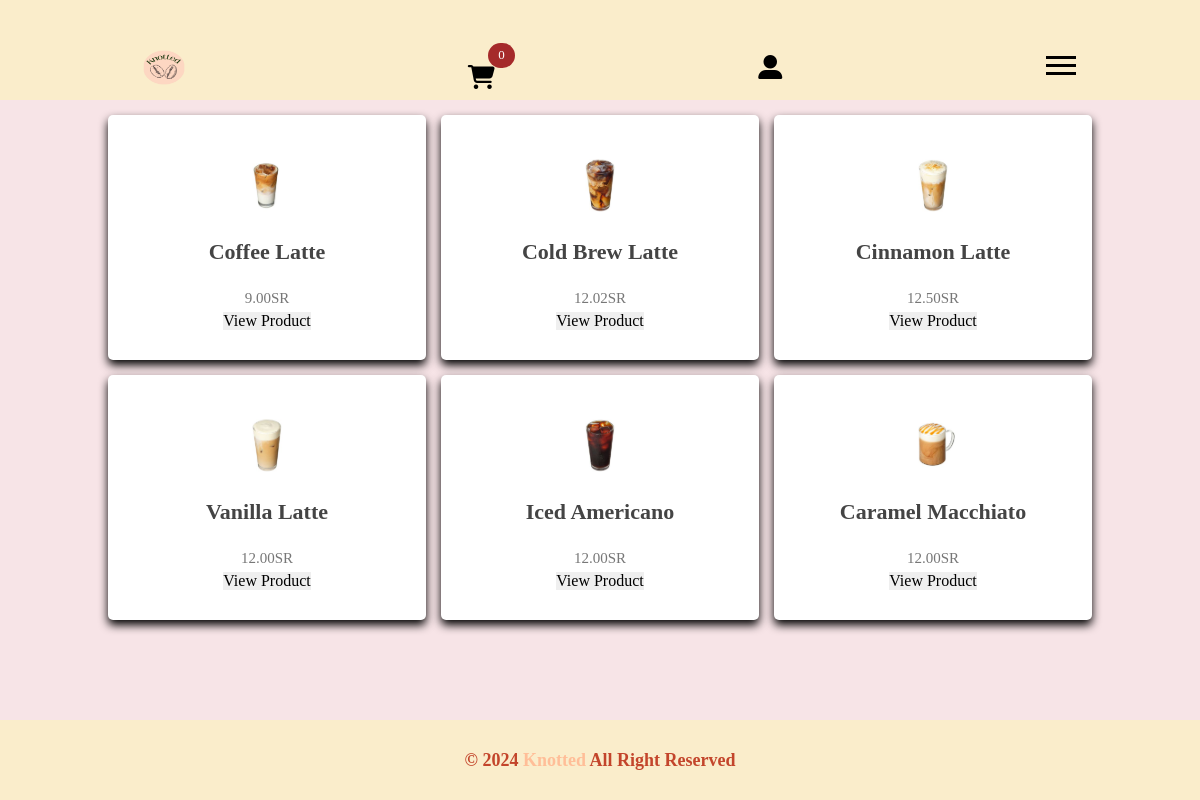
/Knotted_latest/category.php?category=Coffee, run on the app's committed database.
### tables this page shows
CREATE TABLE `products` (
  `productID` int(11) NOT NULL COMMENT 'counter',
  `productCategory` varchar(30) NOT NULL COMMENT 'Product category (Tea, Coffee or Sweet)',
  `productName` varchar(30) NOT NULL COMMENT 'product name',
  `productPIC` varchar(60) DEFAULT NULL COMMENT 'Product image',
  `productStock` int(11) DEFAULT NULL COMMENT 'Quantity available in stock',
  `productPrice` decimal(10,2) DEFAULT NULL COMMENT 'Product price',
  `productDescription` text DEFAULT NULL COMMENT 'Description of the product'
);

### Knotted_latest/category.php (the view, shortened to what this page needs)
<?php
$category = $_GET['category'];
include 'header.php';
?>
<body>
    <main>
    <div class="container">
        <div class="card">
<?php
$sql = "SELECT * FROM products WHERE productCategory='".$category."'";
$result = $conn->query($sql);
if ($result->num_rows > 0) {
  while($row = $result->fetch_assoc()) {
?>
            <div class="card-content">
                <img src="Images/<?php echo $row['productPIC'];?>" alt="<?php echo $row['productName'];?>">
                <h3><?php echo $row['productName'];?></h3>
                <p><?php echo $row['productPrice'];?>SR</p>
                <a href="ProductDetails.php?id=<?php echo $row['productID'];?>">
                    <button class="btn btn-outline-success" type="button">View Product</button></a>
            </div>
<?php }
} else {
echo ' 0 results';
}
?>
        </div>
    </div>
    </main>
</body>
<?php
include 'footer.php';
?>

### Knotted_latest/css/styleHM.css (style rules this page uses)
:root { --main-color: #c3452b; --section-padding: 60px; }
* { -webkit-box-sizing: border-box; -moz-box-sizing: border-box; box-sizing: border-box; }
html { scroll-behavior: smooth; }
body { background-color:#F7E4E7; font-family: "work-sans", "sans-serif"; }
.container { padding-left: 15px; padding-right: 15px; margin-left: auto; margin-right: auto; }

### Knotted_latest/header.php (style rules this page uses)
* { font-family: "work-sans", "sans-serif"; margin: 0; padding: 0; box-sizing: border-box; outline: none; border: none; text-decoration: none; text-transform: capitalize; transition: .2s linear; }
.container { padding: 15px 9%; padding-bottom: 100px; }
.container .card { display: grid; grid-template-columns: repeat(auto-fit, minmax(270px, 1fr)); gap: 15px; }
.container .card .card-content { box-shadow: 0 5px 10px; border-radius: 5px; background: white; text-align: center; padding: 30px 20px; }
.container .card .card-content img { height: 80px; }
.container .card .card-content h3 { color: #444; font-size: 22px; padding: 10px 0; margin-bottom: 10px; }
.container .card .card-content p { color: #777; font-size: 15px; line-height: 1.8; }

### Knotted_latest/category.php (style rules this page uses)
body { min-height: 100vh; margin: 0; display: flex; flex-direction: column; }
main { flex: 1; }

### data on the page
products: productPIC+productName (picture), productName "Coffee Latte", productPrice "9.00"
products: productPIC+productName (picture), productName "Cold Brew Latte", productPrice "12.02"
products: productPIC+productName (picture), productName "Cinnamon Latte", productPrice "12.50"
products: productPIC+productName (picture), productName "Vanilla Latte", productPrice "12.00"
products: productPIC+productName (picture), productName "Iced Americano", productPrice "12.00"
products: productPIC+productName (picture), productName "Caramel Macchiato", productPrice "12.00"
